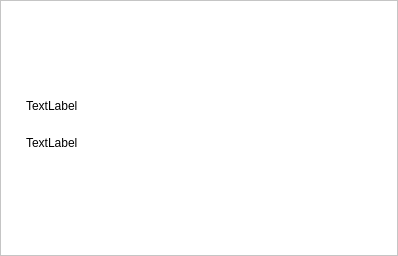
<?xml version="1.0" encoding="UTF-8"?>
<ui version="4.0">
 <class>Frame_containAddResult</class>
 <widget class="QFrame" name="Frame_containAddResult">
  <property name="geometry">
   <rect>
    <x>0</x>
    <y>0</y>
    <width>398</width>
    <height>256</height>
   </rect>
  </property>
  <property name="windowTitle">
   <string>Frame</string>
  </property>
  <property name="styleSheet">
   <string notr="true">background-color: rgb(255, 255, 255);</string>
  </property>
  <property name="frameShape">
   <enum>QFrame::StyledPanel</enum>
  </property>
  <property name="frameShadow">
   <enum>QFrame::Raised</enum>
  </property>
  <widget class="QLabel" name="label_showIcon">
   <property name="geometry">
    <rect>
     <x>166</x>
     <y>8</y>
     <width>67</width>
     <height>61</height>
    </rect>
   </property>
   <property name="text">
    <string/>
   </property>
  </widget>
  <widget class="QLabel" name="label_addFGPresult">
   <property name="geometry">
    <rect>
     <x>26</x>
     <y>90</y>
     <width>341</width>
     <height>31</height>
    </rect>
   </property>
   <property name="text">
    <string>TextLabel</string>
   </property>
  </widget>
  <widget class="QLabel" name="label_addFaceEncodeResuls">
   <property name="geometry">
    <rect>
     <x>26</x>
     <y>126</y>
     <width>339</width>
     <height>33</height>
    </rect>
   </property>
   <property name="text">
    <string>TextLabel</string>
   </property>
  </widget>
 </widget>
 <resources/>
 <connections/>
</ui>
